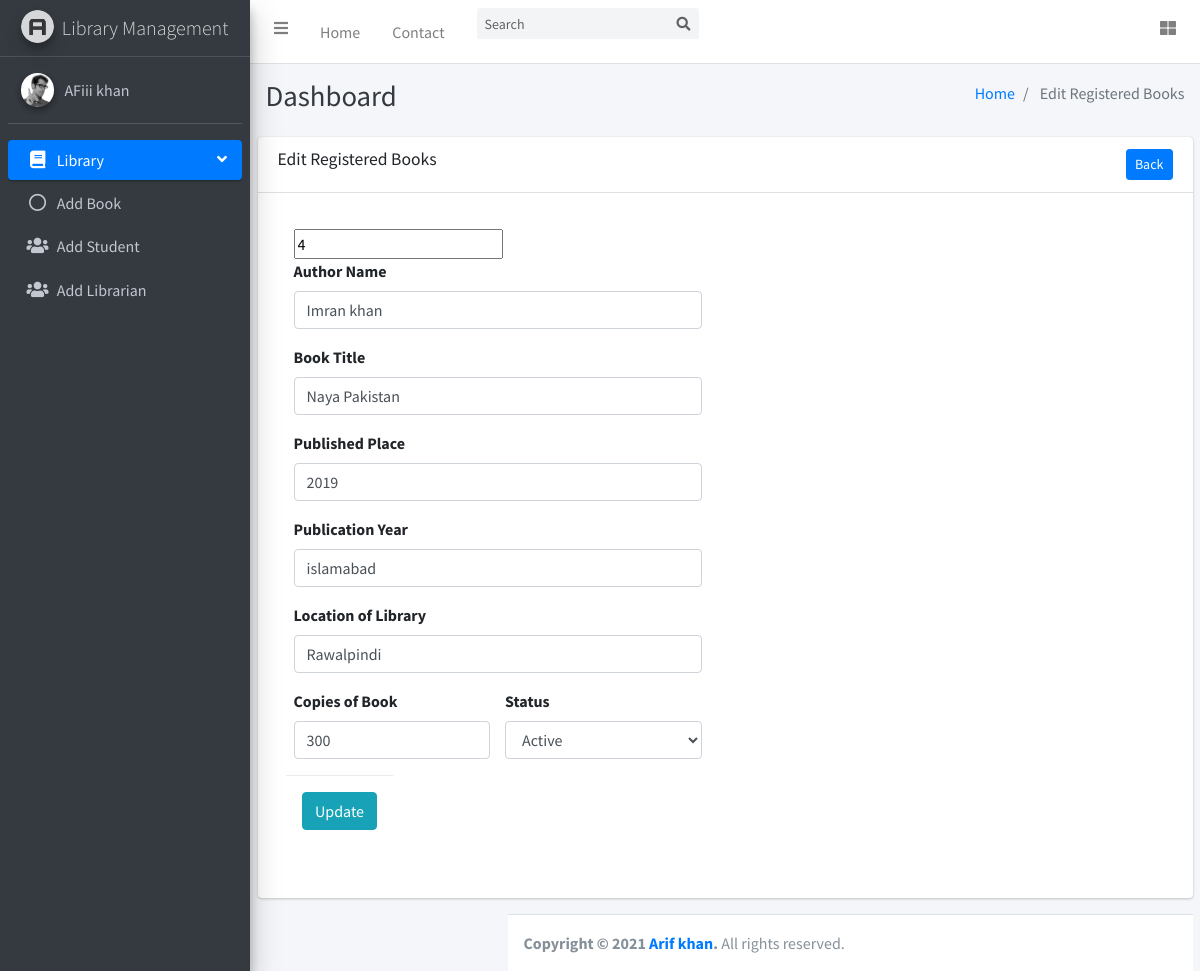
The app's page /edit-book.php?id=4 with its own data.
### tables this page shows
CREATE TABLE `books` (
  `id` int(11) NOT NULL,
  `author` varchar(255) NOT NULL,
  `title` varchar(255) NOT NULL,
  `published-place` varchar(500) NOT NULL,
  `publish-year` varchar(100) NOT NULL,
  `location` varchar(500) NOT NULL,
  `RegDate` timestamp NULL DEFAULT current_timestamp(),
  `copies` varchar(1000) NOT NULL,
  `status` varchar(20) NOT NULL,
  `UpdationDate` timestamp NULL DEFAULT NULL ON UPDATE current_timestamp()
);

### edit-book.php (the view, shortened to what this page needs)
<?php
include 'include/header.php';
include 'include/navbar.php';
include 'include/side-bar.php';
include 'connection/dbcon.php';
?>
  <div class="content-wrapper">
    <div class="content-header">
      <div class="container-fluid">
        <div class="row mb-2">
          <div class="col-sm-6">
            <h1 class="m-0 text-dark">Dashboard</h1>
          </div>
          <div class="col-sm-6">
            <ol class="breadcrumb float-sm-right">
              <li class="breadcrumb-item"><a href="#">Home</a></li>
              <li class="breadcrumb-item active"> Edit Registered Books</li>
            </ol>
          </div>
        </div>
      </div>
    </div>
    <div class="container">
  <div class="row">
    <div class="col-md-12">
            <div class="card">
              <div class="card-header">
                <h3 class="card-title"> Edit Registered Books</h3>
 <a href="add_book.php" class="btn btn-primary btn-sm float-right">Back</a>
              </div>
              <div class="card-body">
             <div class="row">
               <div class="col-md-6">
       <form method="post" action="bookcode.php">
      <div class="modal-body">
        <?php
        if(isset($_GET['id'])){
        $user_id=$_GET['id'];
         $query="SELECT * FROM books where id='$user_id'";
  $result=mysqli_query($conn,$query);
  if(mysqli_num_rows($result) > 0){
        foreach($result as $row){
          ?>
     <input type="text" name="id" value="<?php echo $row['id'] ?>">
   <div class="form-group">
        <label>Author Name</label>
      <input type="text" class="form-control" name="author" value="<?php echo $row['author'] ?>">
      </div>
       <div class="form-group">
        <label>Book Title</label>
    <input type="text" class="form-control" name="title" value="<?php echo $row['title'] ?>">
      </div>
      <div class="form-group">
        <label>Published Place</label>
      <input type="text" class="form-control email_id" name="published-place" value="<?php echo $row['published-place'] ?>">
      </div>
       <div class="form-group">
        <label>Publication Year</label>
      <input type="text" class="form-control email_id" name="publish-year" value="<?php echo $row['publish-year'] ?>">
      </div>
      <div class="form-group">
        <label>Location of Library</label>
      <input type="text" class="form-control email_id" name="location" value="<?php echo $row['location'] ?>">
      </div>
     <div class="row">
        <div class="col-md-6">
        <div class="form-group">
        <label>Copies of Book</label>
      <input type="text" class="form-control" name="copies" value="<?php echo $row['copies'] ?>">
      </div>
      </div>
       <div class="col-md-6">
      <label>Status</label><br>
      <select name="status" class="form-control">
        <option  value="<?php echo $row['status'] ?>"><?php echo $row['status'] ?></option>
      </select>
      </div>
          <?php
        }
  }
  else{
    echo "<h4>No Record Found</h4>";
      }
        }
        ?>
      <div class="modal-footer">
        <button type="submit" name="updateuser" class="btn btn-info">Update</button>
   </div> </form>
              </div>
          </div>
             </div>
              </div>
            </div>
             </div>
  </div>
    </div>
    <?php
include 'include/footer.php';
?>

### records on screen
books: id "4", author "Imran khan", title "Naya Pakistan", published-place "2019", publish-year "islamabad", location "Rawalpindi", copies "300", status "Active"
